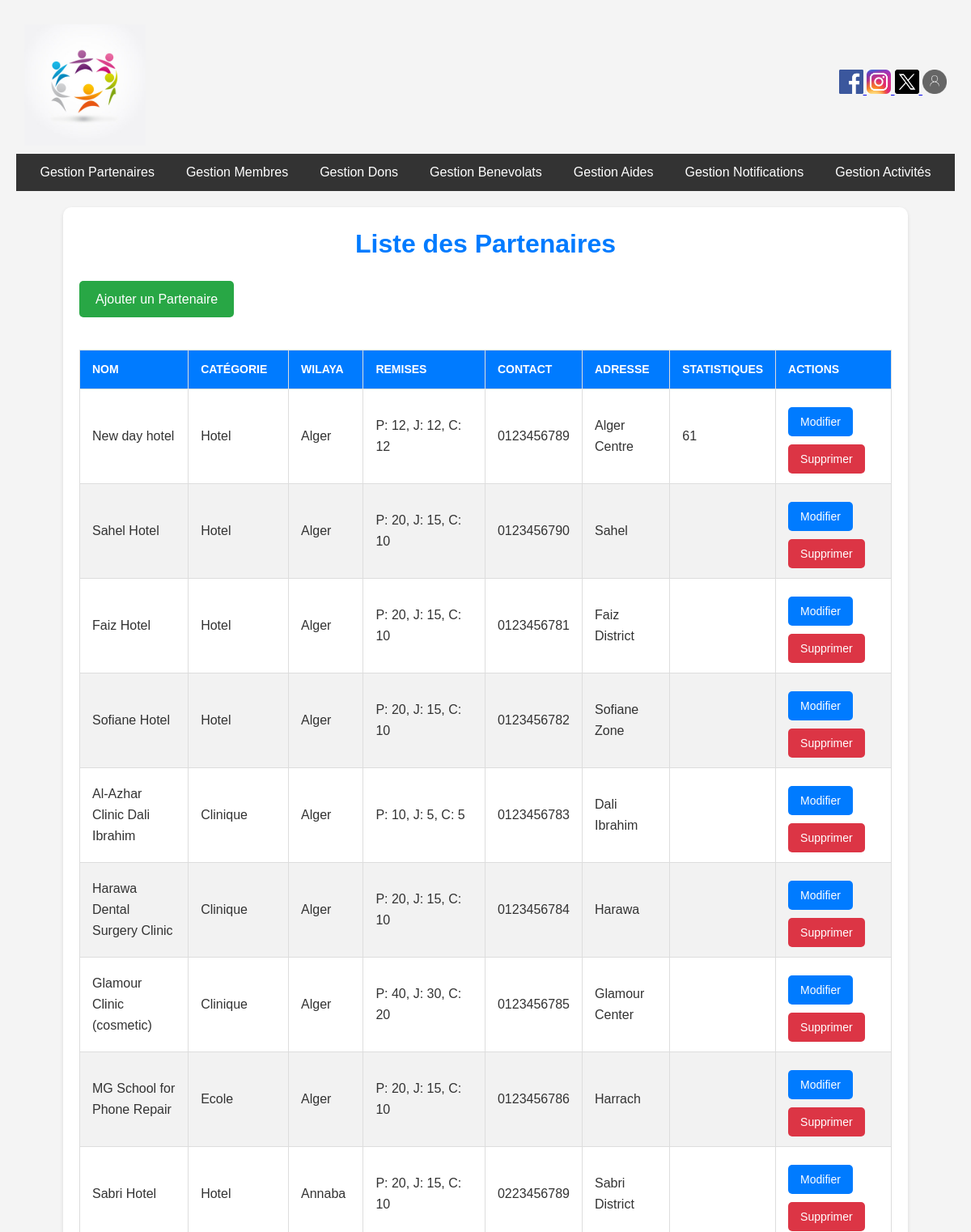
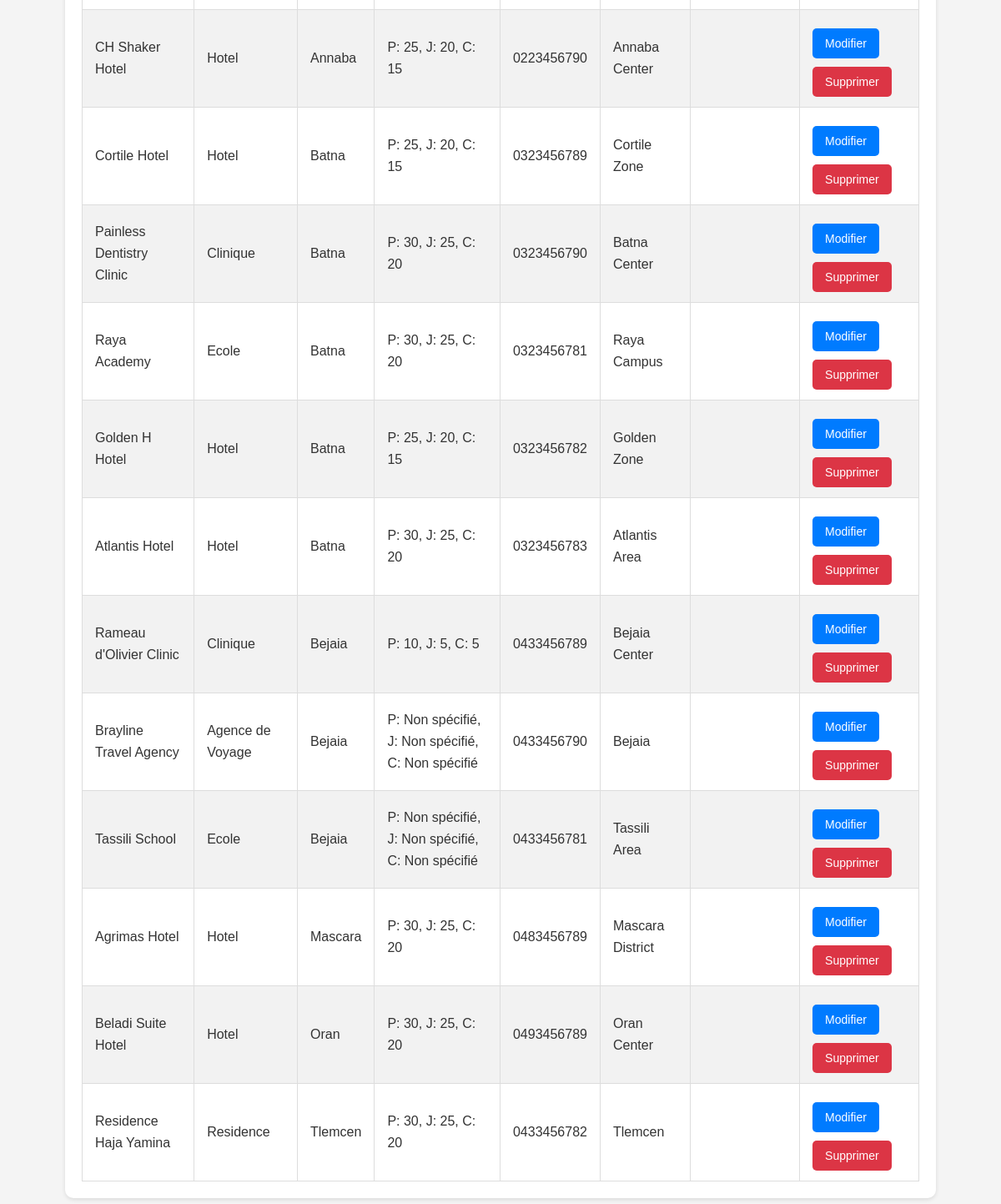
The page /public/index.php/partners (signed in) on the database its author committed (2 pictures, top to bottom).
### tables this page shows
CREATE TABLE `Partenaire` (
  `id` int NOT NULL,
  `nom` varchar(100) NOT NULL,
  `username` varchar(50) NOT NULL,
  `password` varchar(255) NOT NULL,
  `categorie` enum('Hotel','Clinique','Ecole','Agence de Voyage','Residence') NOT NULL,
  `wilaya` varchar(50) NOT NULL,
  `remiseP` varchar(50) NOT NULL,
  `remiseJ` varchar(50) NOT NULL,
  `remiseC` varchar(50) NOT NULL,
  `contact` varchar(100) DEFAULT NULL,
  `adresse` varchar(255) DEFAULT NULL,
  `photo` varchar(255) DEFAULT NULL,
  `logo` varchar(255) DEFAULT NULL,
  `carte` varchar(255) DEFAULT NULL,
  `Description` text,
  `Stat` int DEFAULT NULL
);

### app/controllers/GestionPartenaireController.php (called while the page is built, shortened)
<?php
class GestionPartenaireController
{
    public function index()
    {
        $database = Database::getInstance()->getConnection();
        $partenaireModel = new Partenaire($database);
        $partners = $partenaireModel->getEveryPartner();
        include __DIR__ . '/../views/partners/list.php';
    }
}

### app/models/Partenaire.php (called while the page is built, shortened)
<?php
class Partenaire {
    private $db;
    public function __construct($db) {
        $this->db = $db;
    }
public function getEveryPartner($limit = 50, $offset = 0)
{
    $query = "SELECT * FROM Partenaire LIMIT :limit OFFSET :offset";
    $stmt = $this->db->prepare($query);
    $stmt->bindParam(':limit', $limit, PDO::PARAM_INT);
    $stmt->bindParam(':offset', $offset, PDO::PARAM_INT);
    $stmt->execute();
    return $stmt->fetchAll(PDO::FETCH_ASSOC);
}
}

### app/views/partners/list.php (the view, shortened to what this page needs)
<!DOCTYPE html>
<html lang="fr">
<head>
    <link rel="stylesheet" href="/Projet_WEB/public/css/style.css">
</head>
<?php include __DIR__ . '/../admin/index.php'; ?>
<body>
    <div id="container">
        <h1 id="page-title">Liste des Partenaires</h1>
        <a href="/Projet_WEB/public/index.php/partners/add" id="add-partner-btn">Ajouter un Partenaire</a>
        <table id="partners-table">
            <thead>
                <tr>
                    <th>Nom</th>
                    <th>Catégorie</th>
                    <th>Wilaya</th>
                    <th>Remises</th>
                    <th>Contact</th>
                    <th>Adresse</th>
                    <th>Statistiques</th>
                    <th>Actions</th>
                </tr>
            </thead>
            <tbody>
                <?php foreach ($partners as $partner): ?>
                    <tr class="partner-row">
                        <td><?php echo htmlspecialchars($partner['nom']); ?></td>
                        <td><?php echo htmlspecialchars($partner['categorie']); ?></td>
                        <td><?php echo htmlspecialchars($partner['wilaya']); ?></td>
                        <td><?php echo "P: {$partner['remiseP']}, J: {$partner['remiseJ']}, C: {$partner['remiseC']}"; ?></td>
                        <td><?php echo htmlspecialchars($partner['contact']); ?></td>
                        <td><?php echo htmlspecialchars($partner['adresse']); ?></td>
                        <td><?php echo $partner['Stat']; ?></td>
                        <td>
                            <form method="POST" action="/Projet_WEB/public/index.php/partners/edit" class="action-form">
                                <button type="submit" class="edit-btn">Modifier</button>
                            </form>
                            <form method="POST" action="/Projet_WEB/public/index.php/partners/delete" class="action-form">
                                <button type="submit" class="delete-btn" onclick="return confirm('Êtes-vous sûr ?')">Supprimer</button>
                            </form>
                        </td>
                    </tr>
                <?php endforeach; ?>
            </tbody>
        </table>
    </div>
</body>
</html>

### public/index.php (shortened to what this page needs)
<?php
require_once __DIR__ . '/../app/routes.php';
$requestUri = $_SERVER['REQUEST_URI'];
$scriptName = $_SERVER['SCRIPT_NAME'];
$pathInfo = str_replace($scriptName, '', $requestUri);
$pathInfo = trim($pathInfo, '/');
$url = $pathInfo ?: 'home';
foreach ($routes as $route => $action) {
    if ($url === $route) {
        [$controllerName, $method] = explode('@', $action);
        $controller = new $controllerClass();
        $controller->$method();
        break;
    }
}

### public/css/style.css (style rules this page uses)
* { margin: 0; padding: 0; box-sizing: border-box; }
body { font-family: 'Arial', sans-serif; line-height: 1.6; background-color: #f4f4f4; color: #333; padding: 20px; }
#container { width: 90%; max-width: 1200px; margin: 20px auto; padding: 20px; background-color: #fff; border-radius: 10px; box-shadow: 0 2px 5px rgba(0, 0, 0, 0.1); }
#page-title { text-align: center; color: #007BFF; margin-bottom: 20px; }
#add-partner-btn { display: inline-block; margin-bottom: 20px; padding: 10px 20px; background-color: #28a745; color: #fff; text-decoration: none; border-radius: 5px; transition: background-color 0.3s ease; }
#partners-table { width: 100%; border-collapse: collapse; margin-top: 20px; }
#partners-table th, #partners-table td { padding: 12px 15px; text-align: left; border: 1px solid #ddd; }
#partners-table th { background-color: #007BFF; color: #fff; text-transform: uppercase; font-size: 14px; }
#partners-table tr:nth-child(even) { background-color: #f2f2f2; }
.action-form { display: inline; }
button { padding: 8px 12px; border: none; border-radius: 5px; cursor: pointer; font-size: 14px; color: #fff; transition: background-color 0.3s ease; }
.edit-btn { background-color: #007BFF; }
.delete-btn { background-color: #dc3545; }

### public/css/styles.css (style rules this page uses)
* { margin: 0; padding: 0; box-sizing: border-box; }
body { font-family: 'Arial', sans-serif; line-height: 1.6; background-color: #f9f9f9; color: #333; padding: 20px; }
body { font-family: 'Arial', sans-serif; line-height: 1.6; background-color: #f4f4f4; color: #333; padding: 20px; }
button { background-color: #007BFF; color: #fff; border: none; padding: 10px 15px; border-radius: 5px; cursor: pointer; font-size: 14px; margin-top: 10px; transition: background-color 0.3s ease; }

### rows shown on the page
partenaire: nom "New day hotel", categorie "Hotel", wilaya "Alger", remiseP "12", remiseJ "12", remiseC "12", contact "0123456789", adresse "Alger Centre", Stat "61"
partenaire: nom "Sahel Hotel", categorie "Hotel", wilaya "Alger", remiseP "20", remiseJ "15", remiseC "10", contact "0123456790", adresse "Sahel"
partenaire: nom "Faiz Hotel", categorie "Hotel", wilaya "Alger", remiseP "20", remiseJ "15", remiseC "10", contact "0123456781", adresse "Faiz District"
partenaire: nom "Sofiane Hotel", categorie "Hotel", wilaya "Alger", remiseP "20", remiseJ "15", remiseC "10", contact "0123456782", adresse "Sofiane Zone"
partenaire: nom "Al-Azhar Clinic Dali Ibrahim", categorie "Clinique", wilaya "Alger", remiseP "10", remiseJ "5", remiseC "5", contact "0123456783", adresse "Dali Ibrahim"
partenaire: nom "Harawa Dental Surgery Clinic", categorie "Clinique", wilaya "Alger", remiseP "20", remiseJ "15", remiseC "10", contact "0123456784", adresse "Harawa"
partenaire: nom "Glamour Clinic (cosmetic)", categorie "Clinique", wilaya "Alger", remiseP "40", remiseJ "30", remiseC "20", contact "0123456785", adresse "Glamour Center"
partenaire: nom "MG School for Phone Repair", categorie "Ecole", wilaya "Alger", remiseP "20", remiseJ "15", remiseC "10", contact "0123456786", adresse "Harrach"
partenaire: nom "Sabri Hotel", categorie "Hotel", wilaya "Annaba", remiseP "20", remiseJ "15", remiseC "10", contact "0223456789", adresse "Sabri District"
partenaire: nom "CH Shaker Hotel", categorie "Hotel", wilaya "Annaba", remiseP "25", remiseJ "20", remiseC "15", contact "0223456790", adresse "Annaba Center"
partenaire: nom "Cortile Hotel", categorie "Hotel", wilaya "Batna", remiseP "25", remiseJ "20", remiseC "15", contact "0323456789", adresse "Cortile Zone"
partenaire: nom "Painless Dentistry Clinic", categorie "Clinique", wilaya "Batna", remiseP "30", remiseJ "25", remiseC "20", contact "0323456790", adresse "Batna Center"
partenaire: nom "Raya Academy", categorie "Ecole", wilaya "Batna", remiseP "30", remiseJ "25", remiseC "20", contact "0323456781", adresse "Raya Campus"
partenaire: nom "Golden H Hotel", categorie "Hotel", wilaya "Batna", remiseP "25", remiseJ "20", remiseC "15", contact "0323456782", adresse "Golden Zone"
partenaire: nom "Atlantis Hotel", categorie "Hotel", wilaya "Batna", remiseP "30", remiseJ "25", remiseC "20", contact "0323456783", adresse "Atlantis Area"
partenaire: nom "Rameau d'Olivier Clinic", categorie "Clinique", wilaya "Bejaia", remiseP "10", remiseJ "5", remiseC "5", contact "0433456789", adresse "Bejaia Center"
partenaire: nom "Brayline Travel Agency", categorie "Agence de Voyage", wilaya "Bejaia", remiseP "Non spécifié", remiseJ "Non spécifié", remiseC "Non spécifié", contact "0433456790", adresse "Bejaia"
partenaire: nom "Tassili School", categorie "Ecole", wilaya "Bejaia", remiseP "Non spécifié", remiseJ "Non spécifié", remiseC "Non spécifié", contact "0433456781", adresse "Tassili Area"
partenaire: nom "Agrimas Hotel", categorie "Hotel", wilaya "Mascara", remiseP "30", remiseJ "25", remiseC "20", contact "0483456789", adresse "Mascara District"
partenaire: nom "Beladi Suite Hotel", categorie "Hotel", wilaya "Oran", remiseP "30", remiseJ "25", remiseC "20", contact "0493456789", adresse "Oran Center"
partenaire: nom "Residence Haja Yamina", categorie "Residence", wilaya "Tlemcen", remiseP "30", remiseJ "25", remiseC "20", contact "0433456782", adresse "Tlemcen"
